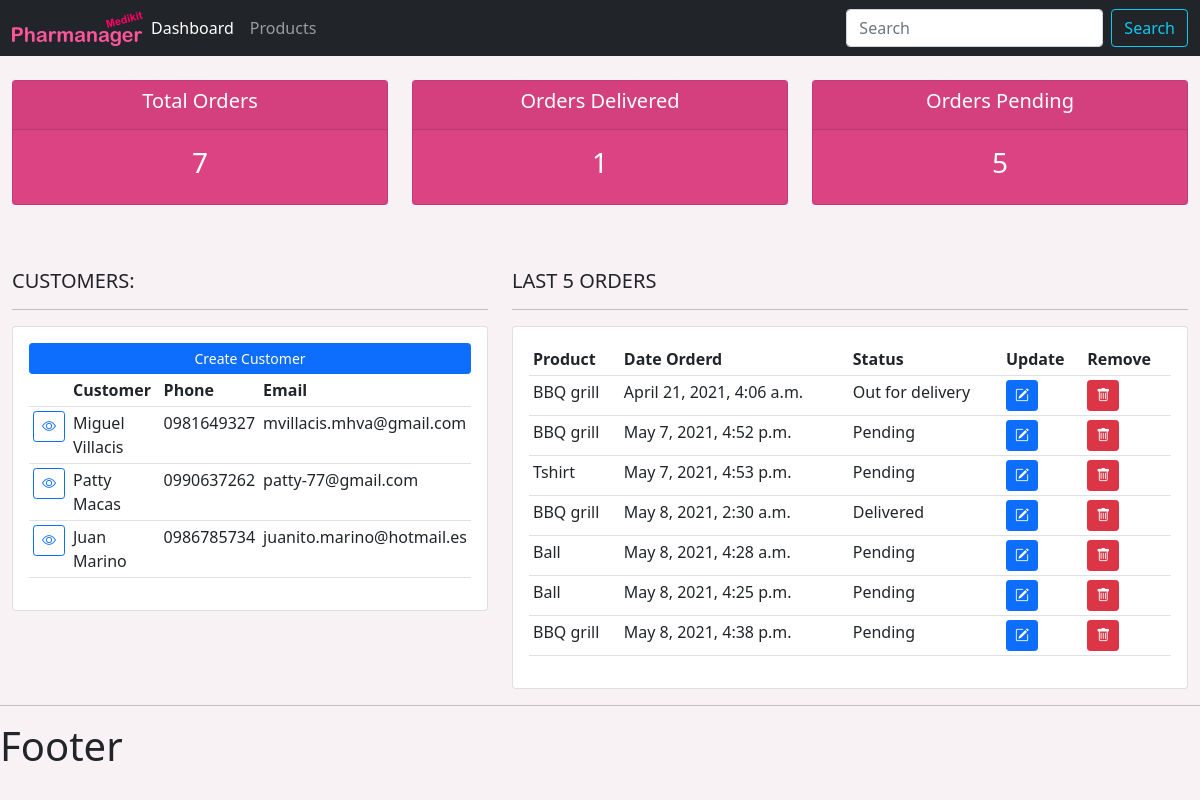
The page / on the database its author committed.
### user_accounts/models.py (models this page shows, shortened)
class Customer(models.Model):
    name = models.CharField(max_length=200, null=True)
    phone = models.CharField(max_length=200, null=True)
    email = models.CharField(max_length=200, null=True)
    date_created = models.DateTimeField(auto_now_add=True)

class Order(models.Model):
    STATUS = (
        ('Pending', 'Pending'),
        ('Out for delivery', 'Out for delivery'),
        ('Delivered', 'Delivered'),
    )
    customer = models.ForeignKey(Customer, null=True, on_delete=models.SET_NULL)
    product = models.ForeignKey(Product, null=True, on_delete=models.SET_NULL)
    date_created = models.DateTimeField(auto_now_add=True)
    status = models.CharField(max_length=200, null=True, choices=STATUS)
    note = models.CharField(max_length=1000, null=True)

class Product(models.Model):
    CATEGORY = (
        ('Indoor', 'Indoor'),
        ('Out door', 'Out door'),
    )
    name = models.CharField(max_length=200, null=True)
    price = models.FloatField(null=True)
    category = models.CharField(max_length=200, null=True, choices=CATEGORY)
    description = models.CharField(max_length=200, null=True, blank=True)
    date_created = models.DateTimeField(auto_now_add=True)
    tags = models.ManyToManyField(Tag)
    def __str__(self):
        return self.name

### user_accounts/views.py (the view)
# urls.py: 2. Add a URL to urlpatterns:  path('', views.home, name='home')
def home(request):
    orders = Order.objects.all()
    customers = Customer.objects.all()
    total_customers = customers.count()
    total_orders = orders.count()
    delivered = orders.filter(status='Delivered').count()
    pending = orders.filter(status='Pending').count()
    context = {'orders': orders, 'customers': customers,
    'total_orders': total_orders, 'delivered': delivered,
    'pending': pending}
    return render(request, 'user_accounts/dashboard.html', context )

### user_accounts/templates/user_accounts/dashboard.html
{% extends 'user_accounts/main.html'%}
{% block content %}
{% include 'user_accounts/status.html'%}
<br>
<div class="row">
    <div class="col-md-5">
        <h5>CUSTOMERS:</h5>
        <hr>
        <div class="card card-body">
            <a class="btn btn-primary  btn-sm btn-block" href="{% url 'create_customer' %}">Create Customer</a>
            <table class="table table-sm">
                <tr>
                    <th></th>
                    <th>Customer</th>
                    <th>Phone</th>
                    <th>Email</th>
                </tr>
                {% for customer in customers %}
                    <tr>
                        <td><a class = "btn btn-outline-primary btn-sm" href="{% url 'customer' customer.id %}"><i class="bi bi-eye"></i></a></td>
                        <td> {{ customer.name }}</td>
                        <td> {{ customer.phone }}</td>
                        <td> {{ customer.email }}</td>
                    </tr>
                {% endfor %}
        </table>
        </div>
    </div>
    <div class="col-md-7">
        <h5>LAST 5 ORDERS</h5>
        <hr>
        <div class="card card-body">
            <table class="table table-sm">
                    <tr>
                        <th>Product</th>
                        <th>Date Orderd</th>
                        <th>Status</th>
                        <th>Update</th>
                        <th>Remove</th>
                    </tr>
                    {% for order in orders %}
                        <tr>
                            <td>{{ order.product }}</td>
                            <td>{{ order.date_created }}</td>
                            <td>{{ order.status }}</td>
                            <td> <a class = "btn btn-primary btn-sm" href="{% url 'update_order' order.id %}"><i class="bi bi-pencil-square"></i></a></td>
                            <td><a class = "btn btn-danger btn-sm" href="{% url 'delete_order' order.id %}"><i class="bi bi-trash"></i></a></td>
                        </tr>
                    {% endfor %}
            </table>
        </div>
    </div>
</div>
{% endblock %}

### static/css/main.css (style rules this page uses)
:root { --main-bg-color: rgb(248, 242, 245); --status-bg-color: #db4382; }
body { background-color: var(--main-bg-color); }

### rows shown on the page
Customer: name "Miguel Villacis", phone "0981649327", email "mvillacis.mhva@gmail.com"
Customer: name "Patty Macas", phone "0990637262", email "patty-77@gmail.com"
Customer: name "Juan Marino", phone "0986785734", email "juanito.marino@hotmail.es"
Order: product "BBQ grill", date_created "April 21, 2021, 4:06 a.m.", status "Out for delivery"
Order: product "BBQ grill", date_created "May 7, 2021, 4:52 p.m.", status "Pending"
Order: product "Tshirt", date_created "May 7, 2021, 4:53 p.m.", status "Pending"
Order: product "BBQ grill", date_created "May 8, 2021, 2:30 a.m.", status "Delivered"
Order: product "Ball", date_created "May 8, 2021, 4:28 a.m.", status "Pending"
Order: product "Ball", date_created "May 8, 2021, 4:25 p.m.", status "Pending"
Order: product "BBQ grill", date_created "May 8, 2021, 4:38 p.m.", status "Pending"

### other values the page prints
{{ total_orders }} "7"
{{ delivered }} "1"
{{ pending }} "5"
